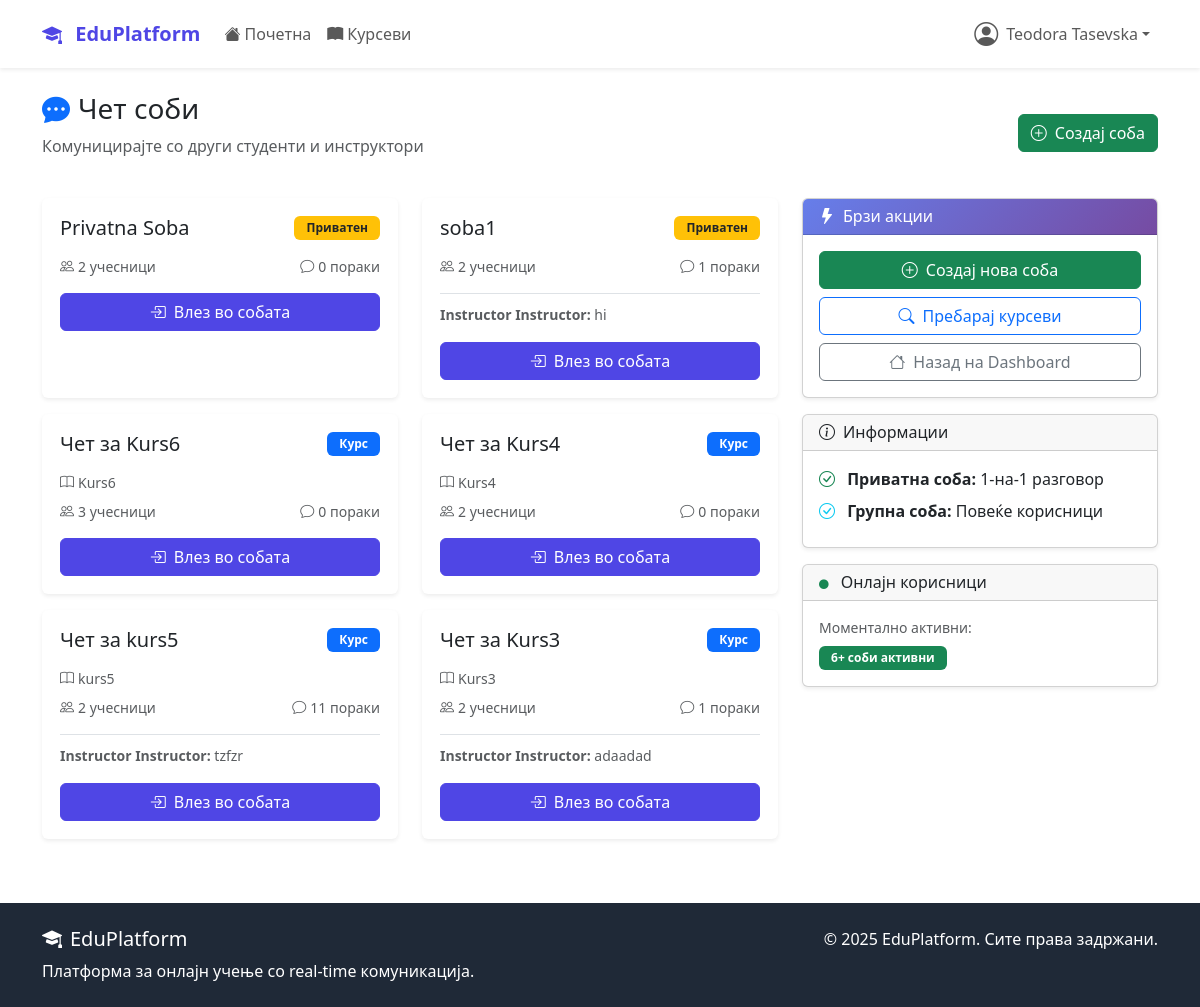
Screenshot of /chat/ (signed in) with the database file from the repository.
### accounts/models.py (models this page shows, shortened)
class User(AbstractUser):
    USER_TYPE_CHOICES = (
        ('student', 'Студент'),
        ('instructor', 'Инструктор'),
        ('admin', 'Администратор'),
    )
    user_type = models.CharField(
        max_length=20,
        choices=USER_TYPE_CHOICES,
        default='student'
    )
    bio = models.TextField(max_length=500, blank=True)
    profile_picture = models.ImageField(
        upload_to='profile_pics/',
        blank=True,  # Додадено
        null=True    # Додадено
    )
    birth_date = models.DateField(null=True, blank=True)
    phone_number = models.CharField(max_length=15, blank=True)
    created_at = models.DateTimeField(auto_now_add=True)
    updated_at = models.DateTimeField(auto_now=True)

### chat/models.py (models this page shows, shortened)
class ChatRoom(models.Model):
    ROOM_TYPE_CHOICES = (
        ('course', 'Курс'),
        ('private', 'Приватен'),
        ('general', 'Општ'),
    )
    name = models.CharField(max_length=100)
    room_type = models.CharField(max_length=20, choices=ROOM_TYPE_CHOICES)
    course = models.OneToOneField(
        Course,
        on_delete=models.CASCADE,
        null=True,
        blank=True,
        related_name='chat_room'
    )
    participants = models.ManyToManyField(
        settings.AUTH_USER_MODEL,
        related_name='chat_rooms'
    )
    created_by = models.ForeignKey(
        settings.AUTH_USER_MODEL,
        on_delete=models.CASCADE,
        related_name='created_rooms'
    )
    is_active = models.BooleanField(default=True)
    created_at = models.DateTimeField(auto_now_add=True)
    def get_latest_message(self):
        return self.messages.order_by('-timestamp').first()

class Message(models.Model):
    MESSAGE_TYPE_CHOICES = (
        ('text', 'Текст'),
        ('file', 'Фајл'),
        ('image', 'Слика'),
        ('system', 'Системска'),
    )
    room = models.ForeignKey(ChatRoom, on_delete=models.CASCADE, related_name='messages')
    sender = models.ForeignKey(
        settings.AUTH_USER_MODEL,
        on_delete=models.CASCADE,
        related_name='sent_messages'
    )
    content = models.TextField()
    message_type = models.CharField(max_length=20, choices=MESSAGE_TYPE_CHOICES, default='text')
    file_attachment = models.FileField(upload_to='chat_files/', blank=True, null=True)
    reply_to = models.ForeignKey(
        'self',
        on_delete=models.CASCADE,
        null=True,
        blank=True,
        related_name='replies'
    )
    is_edited = models.BooleanField(default=False)
    edited_at = models.DateTimeField(null=True, blank=True)
    timestamp = models.DateTimeField(auto_now_add=True)
    class Meta:
        ordering = ['timestamp']

### courses/models.py (models this page shows, shortened)
class Course(models.Model):
    DIFFICULTY_CHOICES = (
        ('beginner', 'Почетник'),
        ('intermediate', 'Средно'),
        ('advanced', 'Напредно'),
    )
    STATUS_CHOICES = (
        ('draft', 'Нацрт'),
        ('published', 'Објавен'),
        ('archived', 'Архивиран'),
    )
    title = models.CharField(max_length=200)
    slug = models.SlugField(unique=True, blank=True, max_length=250)
    description = models.TextField()
    instructor = models.ForeignKey(
        settings.AUTH_USER_MODEL,
        on_delete=models.CASCADE,
        related_name='courses_taught'
    )
    category = models.ForeignKey(Category, on_delete=models.CASCADE)
    thumbnail = models.ImageField(upload_to='course_thumbnails/', blank=True)
    price = models.DecimalField(max_digits=8, decimal_places=2, default=0.00)
    difficulty = models.CharField(max_length=20, choices=DIFFICULTY_CHOICES)
    status = models.CharField(max_length=20, choices=STATUS_CHOICES, default='published')
    duration_hours = models.PositiveIntegerField(help_text="Должина во часови")
    max_students = models.PositiveIntegerField(null=True, blank=True)
    requirements = models.TextField(blank=True, help_text="Предуслови за курсот")
    what_you_learn = models.TextField(help_text="Што ќе научат студентите")
    created_at = models.DateTimeField(auto_now_add=True)
    updated_at = models.DateTimeField(auto_now=True)
    class Meta:
        ordering = ['-created_at']

### chat/views.py (the view, shortened to what this page needs)
# urls.py: path('', views.ChatListView.as_view(), name='list'),
class ChatListView(LoginRequiredMixin, ListView):
    model = ChatRoom
    template_name = 'chat/list.html'
    context_object_name = 'chat_rooms'
    def get_queryset(self):
        user = self.request.user
        return ChatRoom.objects.filter(
            participants=user,
            is_active=True
        ).annotate(
            message_count=Count('messages')
        ).order_by('-created_at')
    def get_context_data(self, **kwargs):
        context = super().get_context_data(**kwargs)
        user = self.request.user
        chat_settings, created = UserChatSettings.objects.get_or_create(user=user)
        context['chat_settings'] = chat_settings
        return context

### templates/chat/list.html (shortened to what this page needs)
{% extends 'base.html' %}
{% block content %}
<div class="container mt-4">
    <div class="d-flex justify-content-between align-items-center mb-4">
        <div>
            <h3><i class="bi bi-chat-dots-fill me-2 text-primary"></i>Чет соби</h3>
            <p class="text-muted">Комуницирајте со други студенти и инструктори</p>
        </div>
        <a href="{% url 'chat:create_room' %}" class="btn btn-success">
            <i class="bi bi-plus-circle me-2"></i>Создај соба
        </a>
    </div>
    <div class="row">
        <div class="col-md-8">
            {% if chat_rooms %}
                <div class="row">
                    {% for room in chat_rooms %}
                    <div class="col-md-6 mb-3">
                        <div class="card chat-room-card h-100 shadow-sm">
                            <div class="card-body">
                                <div class="d-flex justify-content-between align-items-start mb-2">
                                    <h5 class="card-title">{{ room.name }}</h5>
                                    {% if room.room_type == 'course' %}
                                        <span class="badge bg-primary">{{ room.get_room_type_display }}</span>
                                    {% elif room.room_type == 'private' %}
                                        <span class="badge bg-warning text-dark">{{ room.get_room_type_display }}</span>
                                    {% else %}
                                        <span class="badge bg-info">{{ room.get_room_type_display }}</span>
                                    {% endif %}
                                </div>
                                {% if room.course %}
                                    <p class="text-muted small mb-2">
                                        <i class="bi bi-book me-1"></i>{{ room.course.title }}
                                    </p>
                                {% endif %}
                                <div class="d-flex justify-content-between align-items-center text-muted small mb-3">
                                    <span>
                                        <i class="bi bi-people me-1"></i>{{ room.participants.count }} учесници
                                    </span>
                                    <span>
                                        <i class="bi bi-chat me-1"></i>{{ room.message_count }} пораки
                                    </span>
                                </div>
                                {% with latest_message=room.get_latest_message %}
                                {% if latest_message %}
                                    <div class="border-top pt-2 mb-3">
                                        <small class="text-muted">
                                            <strong>{{ latest_message.sender.get_full_name|default:latest_message.sender.username }}:</strong>
                                            {{ latest_message.content|truncatewords:8 }}
                                        </small>
                                    </div>
                                {% endif %}
                                {% endwith %}
                                <a href="{% url 'chat:room' room.id %}" class="btn btn-primary w-100">
                                    <i class="bi bi-box-arrow-in-right me-2"></i>Влез во собата
                                </a>
                            </div>
                        </div>
                    </div>
                    {% endfor %}
                </div>
            {% endif %}
        </div>
        <div class="col-md-4">
            <div class="card shadow-sm mb-3">
                <div class="card-header bg-primary text-white">
                    <h6 class="mb-0"><i class="bi bi-lightning-fill me-2"></i>Брзи акции</h6>
                </div>
                <div class="card-body">
                    <div class="d-grid gap-2">
                        <a href="{% url 'chat:create_room' %}" class="btn btn-success">
                            <i class="bi bi-plus-circle me-2"></i>Создај нова соба
                        </a>
                        <a href="{% url 'courses:list' %}" class="btn btn-outline-primary">
                            <i class="bi bi-search me-2"></i>Пребарај курсеви
                        </a>
                        <a href="{% url 'dashboard:home' %}" class="btn btn-outline-secondary">
                            <i class="bi bi-house me-2"></i>Назад на Dashboard
                        </a>
                    </div>
                </div>
            </div>
            <div class="card shadow-sm mb-3">
                <div class="card-header">
                    <h6 class="mb-0"><i class="bi bi-info-circle me-2"></i>Информации</h6>
                </div>
                <div class="card-body">
                    <ul class="list-unstyled mb-0">
                        <li class="mb-2">
                            <i class="bi bi-check-circle text-success me-2"></i>
                            <strong>Приватна соба:</strong> 1-на-1 разговор
                        </li>
                        <li class="mb-2">
                            <i class="bi bi-check-circle text-info me-2"></i>
                            <strong>Групна соба:</strong> Повеќе корисници
                        </li>
                    </ul>
                </div>
            </div>
            <div class="card shadow-sm mt-3">
                <div class="card-header">
                    <h6 class="mb-0">
                        <i class="bi bi-circle-fill text-success me-2" style="font-size: 0.6rem;"></i>
                        Онлајн корисници
                    </h6>
                </div>
                <div class="card-body">
                    <p class="small text-muted mb-2">Моментално активни:</p>
                    <div class="d-flex align-items-center">
                        <div class="avatar-group">
                            <span class="badge bg-success">{{ chat_rooms|length }}+ соби активни</span>
                        </div>
                    </div>
                </div>
            </div>
        </div>
    </div>
</div>
{% endblock %}

### templates/base.html (shortened to what this page needs)
<!DOCTYPE html>
<html lang="mk">
<head>
    <link href="https://cdn.jsdelivr.net/npm/bootstrap@5.3.2/dist/css/bootstrap.min.css" rel="stylesheet">
    <link rel="stylesheet" href="https://cdn.jsdelivr.net/npm/bootstrap-icons@1.11.1/font/bootstrap-icons.css">
</head>
<body class="d-flex flex-column min-vh-100">
    <nav class="navbar navbar-expand-lg navbar-light bg-white shadow-sm">
        <div class="container">
            <a class="navbar-brand" href="{% url 'dashboard:home' %}">
                <i class="bi bi-mortarboard-fill me-2"></i>
                EduPlatform
            </a>
            <div class="collapse navbar-collapse" id="navbarNav">
                <ul class="navbar-nav me-auto">
                    <li class="nav-item">
                        <a class="nav-link" href="{% url 'dashboard:home' %}">
                            <i class="bi bi-house-fill me-1"></i>Почетна
                        </a>
                    </li>
                    <li class="nav-item">
                        <a class="nav-link" href="{% url 'courses:list' %}">
                            <i class="bi bi-book-fill me-1"></i>Курсеви
                        </a>
                    </li>
                </ul>
                <ul class="navbar-nav">
                    {% if user.is_authenticated %}
                        <li class="nav-item dropdown">
                            <a class="nav-link dropdown-toggle d-flex align-items-center" href="#"
                               id="navbarDropdown" role="button" data-bs-toggle="dropdown">
                                {% if user.profile_picture %}
                                    <img src="{{ user.profile_picture.url }}" alt="Профил"
                                         class="rounded-circle me-2" width="32" height="32">
                                {% else %}
                                    <i class="bi bi-person-circle me-2 fs-4"></i>
                                {% endif %}
                                {{ user.get_full_name|default:user.username }}
                            </a>
                        </li>
                    {% endif %}
                </ul>
            </div>
        </div>
    </nav>
    <main class="flex-grow-1">
        {% block content %}{% endblock %}
    </main>
    <footer class="footer mt-5 py-4">
        <div class="container">
            <div class="row">
                <div class="col-md-6">
                    <h5><i class="bi bi-mortarboard-fill me-2"></i>EduPlatform</h5>
                    <p class="mb-0">Платформа за онлајн учење со real-time комуникација.</p>
                </div>
                <div class="col-md-6 text-md-end">
                    <p class="mb-0">&copy; 2025 EduPlatform. Сите права задржани.</p>
                </div>
            </div>
        </div>
    </footer>
</body>
</html>

### templates/base.html (style rules this page uses)
:root { --primary-color: #4f46e5; --secondary-color: #6366f1; --success-color: #10b981; --warning-color: #f59e0b; --danger-color: #ef4444; --dark-color: #1f2937; --light-color: #f8fafc; }
.navbar-brand { font-weight: bold; color: var(--primary-color) !important; }
.btn-primary { background-color: var(--primary-color); border-color: var(--primary-color); }
.footer { background-color: var(--dark-color); color: white; margin-top: auto; }

### templates/chat/list.html (style rules this page uses)
.chat-room-card { transition: all 0.3s ease; border: 2px solid transparent; }
.avatar-group { display: flex; align-items: center; }
.badge { font-weight: 600; padding: 6px 12px; }
.card-header.bg-primary { background: linear-gradient(135deg, #667eea 0%, #764ba2 100%) !important; }

### rows the page displays
User: get_full_name "Teodora Tasevska"
ChatRoom: name "Privatna Soba", room_type "Приватен", participants.count "2", message_count "0"
ChatRoom: name "soba1", room_type "Приватен", participants.count "2", message_count "1", get_latest_message.sender.get_full_name "Instructor Instructor", get_latest_message.content "hi"
ChatRoom: name "Чет за Kurs6", room_type "Курс", course "Kurs6", participants.count "3", message_count "0"
ChatRoom: name "Чет за Kurs4", room_type "Курс", course "Kurs4", participants.count "2", message_count "0"
ChatRoom: name "Чет за kurs5", room_type "Курс", course "kurs5", participants.count "2", message_count "11", get_latest_message.sender.get_full_name "Instructor Instructor", get_latest_message.content "tzfzr"
ChatRoom: name "Чет за Kurs3", room_type "Курс", course "Kurs3", participants.count "2", message_count "1", get_latest_message.sender.get_full_name "Instructor Instructor", get_latest_message.content "adaadad"

### other values shown
{{ chat_rooms|length }} "6"
